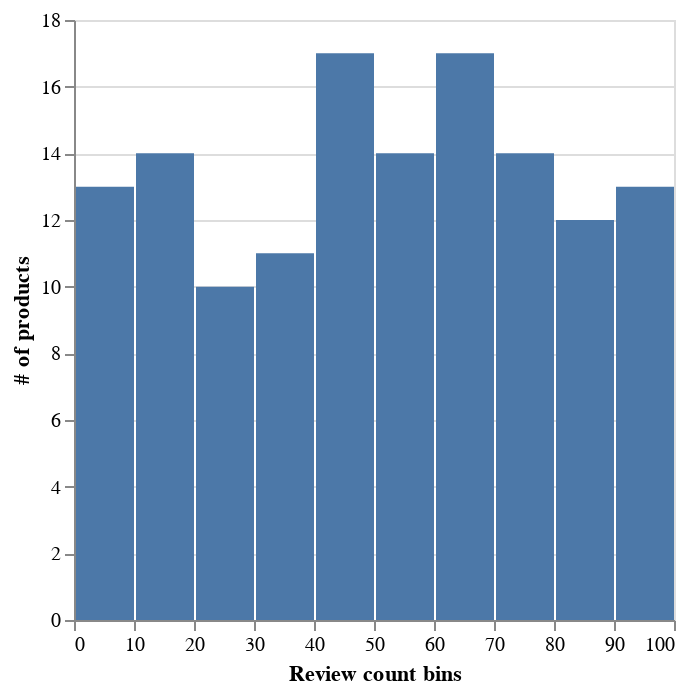

Notebook source saved alongside this figure:
### Markdown cell above
It could make sense to set the space range to 25-1000 so that some outlier values don't distort the space.

### Code cell
# evenly distributed, so no extra caution needed
alt.Chart(products_df).mark_bar().encode(
    x=alt.X("review_count:Q", bin=True, title="Review count bins"),
    y=alt.Y("count()", title="# of products"),
)

### Figure 1 — Vega-Lite specification as saved in the notebook (floating-point values rounded to 4 significant figures; data arrays with more than 128 entries replaced by an {"elided": "..."} marker saying what was removed)
{"$schema": "https://vega.github.io/schema/vega-lite/v5.16.3.json", "config": {"view": {"continuousHeight": 300, "continuousWidth": 300}}, "data": {"name": "data-4ee1affeee420f1579f6269897b62878"}, "datasets": {"data-4ee1affeee420f1579f6269897b62878": {"elided": "135 records"}}, "encoding": {"x": {"bin": true, "field": "review_count", "title": "Review count bins", "type": "quantitative"}, "y": {"aggregate": "count", "title": "# of products", "type": "quantitative"}}, "mark": {"type": "bar"}}
